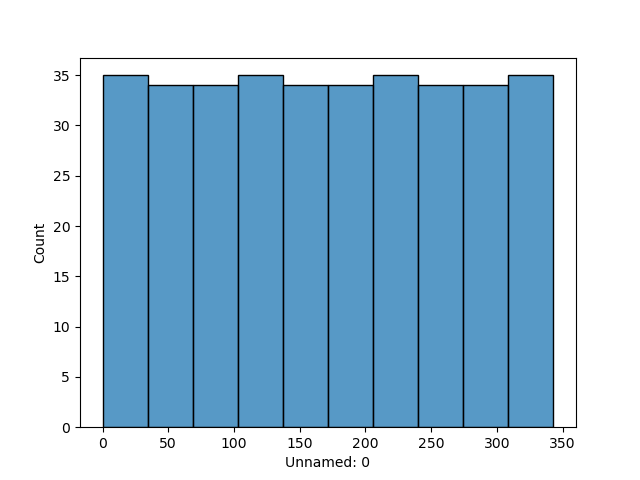

Recreate this plot in Python.
import argparse
import seaborn as sns
import sys
import pandas as pd
import matplotlib.pyplot as plt
##usage: python3 histogram.py input.tsv -fnumber
##Parse arguments given and check if -f arg is included
## if -f arg included, set index to whatever value given in -f input
if len(sys.argv) == 3:
    parser = argparse.ArgumentParser(description='Column Choice')
    # Positional mandatory arguments
    parser.add_argument('input_file',help='input tsv')
    # Optional arguments
    parser.add_argument('-f', dest='column', type=int, help='Column Choice')
    args = parser.parse_args()
    index=args.column
#if -f arg not included, set index to 2 by default
else:
    index=2
#CHECKS:
#check to see if index is inbewteen acceptable range of column indexes: 0-9.
if index not in range(10):
    print ("ERROR: Column Index Given is out of range, please choose value bewteen 0-9")
    sys.exit()
#load in data given in first input
data=sys.argv[1]
dataframe = pd.read_csv(data,sep='\t')
#Plot histogram and save to histogram.png in directory running in
sns.histplot(data=dataframe, x=dataframe.iloc[:, index])
plt.savefig('histogram.png')
